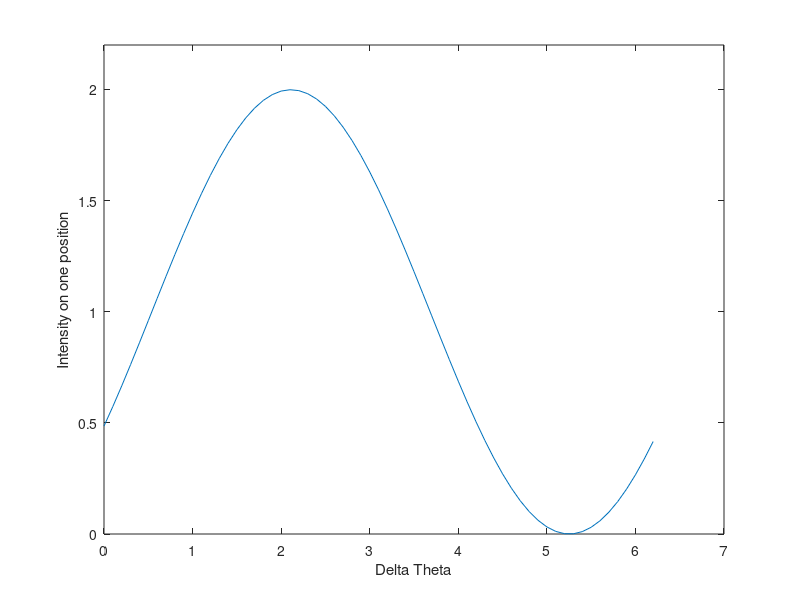

Source code (MATLAB): (Note: this script raises an error after producing the figure.)
function [] = doubleslitSimulation()
%Distance between slits in meter
dSlit = 133e-6;
%Wavelength in m 
lambda = 832e-9;
% length of free space path in meter
D = 0.6;

%Intensity ratio between the slits:
ratio = 0:0.1:1;
ratioMatrix = ones(1,1, length(ratio));
ratioMatrix(1,1,:) =  ratio;
%phase difference between the two light sources:
DeltaTheta = 0:0.1:2*pi;
DeltaThetaMatrix = ones(1,1,1, length(DeltaTheta));
DeltaThetaMatrix(1,1,1,:) =  DeltaTheta;

%% 
%original phases at the beginning:
theta1 = 0:0.01:2*pi;  
theta1 = theta1';
theta2 = theta1 + DeltaThetaMatrix;

%horizontal Position after the free space path (zero is middle) in meter:
position = -0.01:0.0001:0.01;

%Path lengths from doubleslit to measurement points for slit 1 (left from
%the middle):
s1 = sqrt((position + dSlit/2).^2 + D^2);
s2 = sqrt((position - dSlit/2).^2 + D^2); 

%Phases from the path:
phase1 = mod(2*pi/lambda * s1, 2*pi);
phase2 = mod(2*pi/lambda * s2, 2*pi);

% Intensity pattern:

Int = abs( sqrt(ratioMatrix).*cos(theta1 + phase1)  +  cos(theta2 + phase2) ).^2;

%averaging over all phases of one light source 
%(corresponding to averaging over one cycle of the electrical field (with fixed phase difference
%between the light sources):

Int = mean(Int,1);

%plot on one position, all deltaThetas for intensity ratio 1:
IntReshaped = Int(:,:,end,:);
IntReshaped = reshape(IntReshaped,[size(IntReshaped,2) size(IntReshaped,4)]);
plot(DeltaTheta,IntReshaped(1,:), '-');
xlabel('Delta Theta');
ylabel('Intensity on one position');
ylim([0 2.2]);
graphicsSettings();
savefig(['PatternForDeltaThetasOnePosition-' num2str(min(DeltaTheta)) '-' num2str(max(DeltaTheta)) '-IntensityRatio-' num2str(ratio(end)) '.fig']);
clf();

%plot all intensity ratios for one DeltaTheta:
IntReshaped = Int(:,:,:,1);
IntReshaped = reshape(IntReshaped,[size(IntReshaped,2) size(IntReshaped,3)]);
plot(IntReshaped);
plot(position*1000,IntReshaped, '-');
xlabel('Position (mm)');
ylabel('Intensity');
ylim([0 2.2]);
graphicsSettings();
savefig(['PatternForIntensityRatios-' num2str(min(ratio)) '-' num2str(max(ratio)) '-DeltaTheta-' num2str(DeltaTheta(1)) '.fig']);
clf();

%averaging over the intensity ratios:
IntAveraged = mean(Int,3);
plot(position*1000,IntAveraged(1,:,1,1), '-');
xlabel('Position (mm)');
ylabel('Intensity');
ylim([0 2.2]);
graphicsSettings();
savefig(['PatternForAveragedIntensityRatios-' num2str(min(ratio)) '-' num2str(max(ratio)) '-DeltaTheta-' num2str(DeltaTheta(1)) '.fig']);
clf();

%plot all deltaThetas for intensity ratio 1:
IntReshaped = Int(:,:,end,:);
IntReshaped = reshape(IntReshaped,[size(IntReshaped,2) size(IntReshaped,4)]);
plot(IntReshaped);
plot(position*1000,IntReshaped, '-');
xlabel('Position (mm)');
ylabel('Intensity');
ylim([0 2.2]);
graphicsSettings();
savefig(['PatternForDeltaThetas-' num2str(min(DeltaTheta)) '-' num2str(max(DeltaTheta)) '-IntensityRatio-' num2str(ratio(end)) '.fig']);
clf();

%averaging over the deltaThetas for one intensity ratio:
IntAveraged = mean(Int,4);
plot(position*1000,IntAveraged(1,:,end,1), '-');
xlabel('Position (mm)');
ylabel('Intensity');
ylim([0 2.2]);
graphicsSettings();
savefig(['PatternForAveragedDeltaThetas-' num2str(min(DeltaTheta)) '-' num2str(max(DeltaTheta)) '-IntensityRatio-' num2str(ratio(end)) '.fig']);
clf();

%averaging over deltaThetas and intensity ratios:
IntAveraged = mean(Int,4);
IntAveraged = mean(IntAveraged,3);
plot(position*1000,IntAveraged(1,:,1,1), '-');
xlabel('Position (mm)');
ylabel('Intensity');
ylim([0 2.2]);
graphicsSettings();
savefig(['PatternForAveragedDeltaThetas-' num2str(min(DeltaTheta)) '-' num2str(max(DeltaTheta)) '-AveragedIntensityRatios-' num2str(min(ratio)) '-' num2str(max(ratio)) '.fig']);
clf();


end